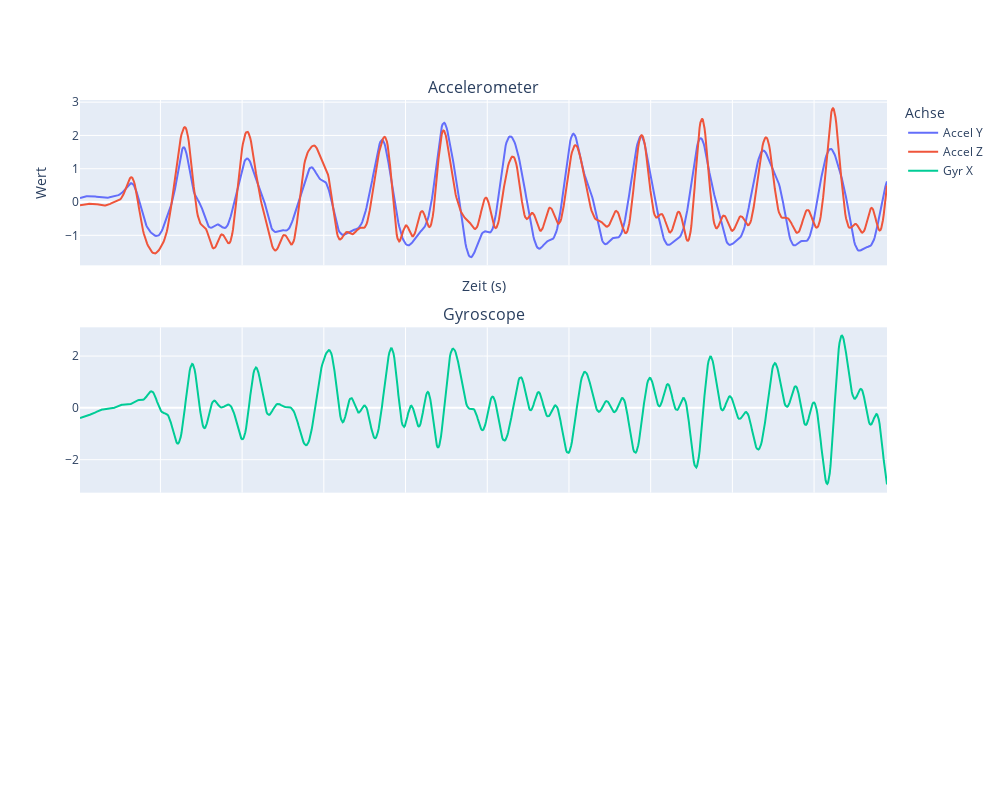

Write notebook code for a chart like this one.
### Code cell
plot_normal_df(filtered_df_j_z)

### Figure 1 — Plotly figure (JSON) as saved in the notebook; plotly's stock layout.template omitted (floating-point values rounded to 4 significant figures; data arrays with more than 128 entries replaced by an {"elided": "..."} marker saying what was removed)
{"data": [{"name": "Accel Y", "type": "scatter", "x": {"elided": "987 float values"}, "y": {"elided": "987 float values"}}, {"name": "Accel Z", "type": "scatter", "x": {"elided": "987 float values"}, "y": {"elided": "987 float values"}}, {"marker": {"size": 4}, "name": "Gyr X", "type": "scatter", "x": {"elided": "987 float values"}, "xaxis": "x2", "y": {"elided": "987 float values"}, "yaxis": "y2"}], "layout": {"annotations": [{"font": {"size": 16}, "showarrow": false, "text": "Accelerometer", "x": 0.5, "xanchor": "center", "xref": "paper", "y": 1, "yanchor": "bottom", "yref": "paper"}, {"font": {"size": 16}, "showarrow": false, "text": "Gyroscope", "x": 0.5, "xanchor": "center", "xref": "paper", "y": 0.6333, "yanchor": "bottom", "yref": "paper"}], "height": 800, "legend": {"title": {"text": "Achse"}}, "width": 1000, "xaxis": {"anchor": "y", "domain": [0, 1], "matches": "x3", "showticklabels": false, "title": {"text": "Zeit (s)"}}, "xaxis2": {"anchor": "y2", "domain": [0, 1], "matches": "x3", "showticklabels": false}, "xaxis3": {"anchor": "y3", "domain": [0, 1]}, "yaxis": {"anchor": "x", "domain": [0.7333, 1], "title": {"text": "Wert"}}, "yaxis2": {"anchor": "x2", "domain": [0.3667, 0.6333]}, "yaxis3": {"anchor": "x3", "domain": [0, 0.2667]}}}
